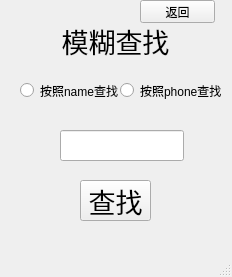
<?xml version="1.0" encoding="UTF-8"?>
<ui version="4.0">
 <class>MainWindow</class>
 <widget class="QMainWindow" name="MainWindow">
  <property name="geometry">
   <rect>
    <x>0</x>
    <y>0</y>
    <width>232</width>
    <height>277</height>
   </rect>
  </property>
  <property name="windowTitle">
   <string>MainWindow</string>
  </property>
  <widget class="QWidget" name="centralwidget">
   <widget class="QLabel" name="label_2">
    <property name="geometry">
     <rect>
      <x>60</x>
      <y>20</y>
      <width>111</width>
      <height>41</height>
     </rect>
    </property>
    <property name="font">
     <font>
      <pointsize>20</pointsize>
     </font>
    </property>
    <property name="text">
     <string>模糊查找</string>
    </property>
    <property name="alignment">
     <set>Qt::AlignCenter</set>
    </property>
   </widget>
   <widget class="QLineEdit" name="p_id">
    <property name="geometry">
     <rect>
      <x>60</x>
      <y>130</y>
      <width>124</width>
      <height>31</height>
     </rect>
    </property>
    <property name="alignment">
     <set>Qt::AlignCenter</set>
    </property>
   </widget>
   <widget class="QPushButton" name="pushButton">
    <property name="geometry">
     <rect>
      <x>80</x>
      <y>180</y>
      <width>71</width>
      <height>41</height>
     </rect>
    </property>
    <property name="font">
     <font>
      <pointsize>20</pointsize>
     </font>
    </property>
    <property name="text">
     <string>查找</string>
    </property>
   </widget>
   <widget class="QPushButton" name="pushButton_2">
    <property name="geometry">
     <rect>
      <x>140</x>
      <y>0</y>
      <width>75</width>
      <height>23</height>
     </rect>
    </property>
    <property name="text">
     <string>返回</string>
    </property>
   </widget>
   <widget class="QRadioButton" name="radioname">
    <property name="geometry">
     <rect>
      <x>20</x>
      <y>70</y>
      <width>101</width>
      <height>41</height>
     </rect>
    </property>
    <property name="text">
     <string>按照name查找</string>
    </property>
   </widget>
   <widget class="QRadioButton" name="radiophone">
    <property name="geometry">
     <rect>
      <x>120</x>
      <y>70</y>
      <width>101</width>
      <height>41</height>
     </rect>
    </property>
    <property name="text">
     <string>按照phone查找</string>
    </property>
   </widget>
  </widget>
  <widget class="QMenuBar" name="menubar">
   <property name="geometry">
    <rect>
     <x>0</x>
     <y>0</y>
     <width>232</width>
     <height>23</height>
    </rect>
   </property>
  </widget>
  <widget class="QStatusBar" name="statusbar"/>
 </widget>
 <resources/>
 <connections>
  <connection>
   <sender>pushButton</sender>
   <signal>clicked()</signal>
   <receiver>MainWindow</receiver>
   <slot>find_sql()</slot>
   <hints>
    <hint type="sourcelabel">
     <x>170</x>
     <y>283</y>
    </hint>
    <hint type="destinationlabel">
     <x>118</x>
     <y>286</y>
    </hint>
   </hints>
  </connection>
  <connection>
   <sender>pushButton_2</sender>
   <signal>clicked()</signal>
   <receiver>MainWindow</receiver>
   <slot>back_main()</slot>
   <hints>
    <hint type="sourcelabel">
     <x>217</x>
     <y>48</y>
    </hint>
    <hint type="destinationlabel">
     <x>159</x>
     <y>47</y>
    </hint>
   </hints>
  </connection>
 </connections>
 <slots>
  <slot>find_sql()</slot>
  <slot>back_main()</slot>
 </slots>
</ui>
